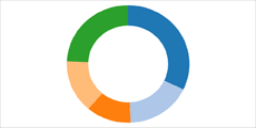
#> input picture Data/chart/no_legend/C1.png, 256 x 128 px, given as the content of the folder Data/chart/categorical1/, which was not available
$ jupyter execute Categorical.ipynb   (shell and % lines are left out)
#> lines starting #> are read from the running program, lines starting #| are printed output that depends on the picture; pictures that were not available may be replaced by others from this repository, and a replacement may not be noted
[cell 1]
import cv2
import numpy as np
from matplotlib import pyplot as plt
from sklearn.cluster import DBSCAN

[cell 2]
import os

charts_path = "Data/chart/categorical1/"
output_path = "Output/discrete/"

list_chart = [i for i in os.listdir(charts_path) if i not in ['no_legend', '.DS_Store', 'useless']]

[cell 3]
def find_most_frequent_color(img):
    data = np.reshape(img, (-1,3))
    dict_count = {}

    for i in range(data.shape[0]):
        if str(data[i,:].tolist()) not in dict_count.keys():
            dict_count[str(data[i,:].tolist())] = 1
        else:
            dict_count[str(data[i,:].tolist())] += 1

    color_str = sorted(dict_count.items(), key=lambda x:x[1], reverse=1)[0][0]
    return np.fromstring(color_str[1:-1], dtype=int, sep=',')

[cell 4]
def mask_img(img, mfc, T_bg=5, T_gray=5):

#     mask = np.ones((img.shape[0], img.shape[1]), dtype='uint8')

    for i in range(img.shape[0]):
        for j in range(img.shape[1]):
        # mask for background
            if np.max(abs(img[i,j,:]-mfc)) <= T_bg:
                img[i,j] = [255,128,128]
            # mask for gray
            elif np.max(abs(img[i,j,1:]-np.array([128, 128]))) <= T_gray:
                img[i,j] = [255,128,128]

    return img

[cell 5]
# mask_lab = generate_mask(img_lab, mfc, T_bg=5, T_gray=5)

[cell 6]
# masked_img_lab = cv2.bitwise_and(img_lab,img_lab,mask=mask_lab)

[cell 7]
def color_clustering(img, eps=5, min_samples=20):
    data = []
    for i in range(img.shape[0]):
        for j in range(img.shape[1]):
            data.append(np.concatenate((img[i,j,:], np.array([i,j]))))

    clustering = DBSCAN(eps=eps, min_samples=min_samples).fit(np.array(data))

    color_dict = {}

    # find colors of pixels in each cluster
    for p in range(max(clustering.labels_)+1):
        color_dict[p] = img.reshape(-1,3)[clustering.labels_==p]

    # find most frequent color in each cluster
    list_color = []
    for q in color_dict.values():
        mfc_ = find_most_frequent_color(q)
        # remove masked colors
        if mfc_.tolist() != [255, 128, 128]:
            list_color.append(mfc_)

    return list_color

[cell 8]
def plot_color(colors):
    color_matrices = []
    for i in colors:
        color_matrices.append(np.full((20, 20, 3), i.tolist(), dtype='uint8'))

    img = np.concatenate(color_matrices, axis=1)
    plt.imshow(cv2.cvtColor(img, cv2.COLOR_LAB2RGB))
    plt.axis('off')
    plt.show()

[cell 9]
def save_color(colors, output_path, chart_name):
    color_matrices = []
    for i in colors:
        color_matrices.append(np.full((80, 80, 3), i.tolist(), dtype='uint8'))

    img = np.concatenate(color_matrices, axis=1)
    cv2.imwrite(output_path+chart_name, cv2.cvtColor(img, cv2.COLOR_LAB2BGR))
#     plt.imshow(cv2.cvtColor(img, cv2.COLOR_LAB2RGB))
#     plt.axis('off')
#     plt.show()

[cell 10]
def get_result(charts_path, output_path, chart_name):
    img_bgr = cv2.imread(charts_path+chart_name, cv2.IMREAD_COLOR)
    img_lab = cv2.cvtColor(img_bgr, cv2.COLOR_BGR2LAB)
    mfc = find_most_frequent_color(img_lab)
    masked_img_lab = mask_img(img_lab, mfc)
    colors = color_clustering(masked_img_lab, eps=5, min_samples=10)

    save_color(colors, output_path, chart_name)

    return [list(i) for i in colors]

[cell 11]
get_result(charts_path, output_path, list_chart[0])
#> in get_result, img_bgr is the input picture: shape (128, 256, 3); mean B, G, R 229.1, 234.3, 227.2
#> in get_result, `img_lab = cv2.cvtColor(img_bgr, cv2.COLOR_BGR2LAB)`: img_lab: shape (128, 256, 3); mean of channels 0, 1, 2 235.6, 126.6, 130.1
#> after the loop in find_most_frequent_color, `for i in range(data.shape[0]):`: dict_count = 778 items
#> in find_most_frequent_color, `color_str = sorted(dict_count.items(), key=lambda x:x[1], reverse=1)[0..`: color_str = '[255, 128, 128]'
#> in get_result, `mfc = find_most_frequent_color(img_lab)`: mfc = [255, 128, 128]
#> after the loop in mask_img, `for i in range(img.shape[0]):`: img: shape (128, 256, 3); mean of channels 0, 1, 2 236.2, 126.6, 130.2
#> after the loop in color_clustering, `for i in range(img.shape[0]):`: data = 32768 items
#> after the loop in color_clustering, `for p in range(max(clustering.labels_)+1):`: color_dict = 9 items
#> the loop in color_clustering, `for q in color_dict.values():` made 9 passes
#> mfc_ on passes 1 to 9: [255, 128, 128], [148, 74, 177], [122, 125, 89], [144, 77, 168], [124, 116, 99], [255, 128, 128], [206, 145, 171], [203, 127, 109], [171, 171, 200]
#> after the loop in color_clustering, `for q in color_dict.values():`: list_color = [[148, 74, 177], [122, 125, 89], [144, 77, 168], [124, 116, 99], [206, 145, 171], [203, 127, 109], [171, 171, 200]]
#> in get_result, `colors = color_clustering(masked_img_lab, eps=5, min_samples=10)`: colors has the same summary as list_color in color_clustering
#> the loop in save_color, `for i in colors:` made 7 passes
#> after the loop in save_color, `for i in colors:`: color_matrices = 7 items
#> in save_color, `img = np.concatenate(color_matrices, axis=1)`:
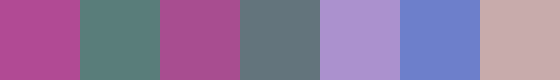
#> img: shape (80, 560, 3); mean of channels 0, 1, 2 159.7, 119.3, 144.7; drawn as B, G, R
#> in save_color, `cv2.imwrite(output_path+chart_name, cv2.cvtColor(img, cv2.COLOR_LAB2BG..`:
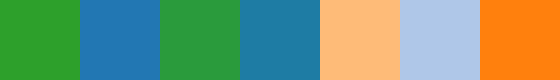
#> saved as C1.png: shape (80, 560, 3); mean B, G, R 115.9, 153.1, 119.3

[cell 12]
list_colors = []

for i in list_chart:
    c = get_result(charts_path, output_path, i)
#> the loop in color_clustering (call 2), `for q in color_dict.values():` made 9 passes
#> the loop in save_color (call 2), `for i in colors:` made 7 passes
#> c has the same summary as list_color in color_clustering
    n = i.split(".")[0][1:]

    list_colors.append({n: c})

$ run again, on Data/chart/no_legend/C26.png
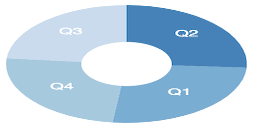
#> input picture Data/chart/no_legend/C26.png, 256 x 128 px, given as the content of the folder Data/chart/categorical1/, which was not available
#> in get_result, img_bgr is the input picture: shape (128, 256, 3); mean B, G, R 230.6, 211.6, 187.5
#> img_lab: shape (128, 256, 3); mean of channels 0, 1, 2 212.9, 125.2, 115.9
#> after the loop in find_most_frequent_color, `for i in range(data.shape[0]):`: dict_count = 675 items
#> color_str = '[255, 128, 128]'
#> mfc = [255, 128, 128]
#> after the loop in color_clustering, `for i in range(img.shape[0]):`: data = 32768 items
#> after the loop in color_clustering, `for p in range(max(clustering.labels_)+1):`: color_dict = 14 items
#> the loop in color_clustering, `for q in color_dict.values():` made 14 passes
#> mfc_ on passes 1 to 8: [255, 128, 128], [221, 126, 117], [134, 125, 94], [185, 125, 109], [121, 125, 89], [255, 128, 128], [255, 128, 128], [191, 124, 111]
#> after the loop in color_clustering, `for q in color_dict.values():`: list_color = [[221, 126, 117], [134, 125, 94], [185, 125, 109], [121, 125, 89], [191, 124, 111], [202, 121, 114], [175, 121, 104]]
#> colors has the same summary as list_color in color_clustering
#> the loop in save_color, `for i in colors:` made 7 passes
#> after the loop in save_color, `for i in colors:`: color_matrices = 7 items
#> in save_color, `img = np.concatenate(color_matrices, axis=1)`:
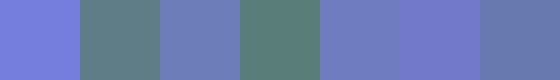
#> img: shape (80, 560, 3); mean of channels 0, 1, 2 175.6, 123.9, 105.4; drawn as B, G, R
#> in save_color, `cv2.imwrite(output_path+chart_name, cv2.cvtColor(img, cv2.COLOR_LAB2BG..`:
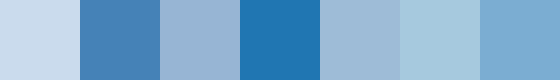
#> saved as C26.png: shape (80, 560, 3); mean B, G, R 208.1, 172.9, 128.7
#> the loop in color_clustering (call 2), `for q in color_dict.values():` made 14 passes
#> the loop in save_color (call 2), `for i in colors:` made 7 passes
#> c has the same summary as list_color in color_clustering

$ run again, on Data/chart/no_legend/C27.png
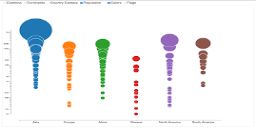
#> input picture Data/chart/no_legend/C27.png, 256 x 128 px, given as the content of the folder Data/chart/categorical1/, which was not available
#> in get_result, img_bgr is the input picture: shape (128, 256, 3); mean B, G, R 243.6, 243, 242.4
#> img_lab: shape (128, 256, 3); mean of channels 0, 1, 2 244.5, 128.6, 127.9
#> after the loop in find_most_frequent_color, `for i in range(data.shape[0]):`: dict_count = 1599 items
#> color_str = '[255, 128, 128]'
#> mfc = [255, 128, 128]
#> after the loop in color_clustering, `for i in range(img.shape[0]):`: data = 32768 items
#> after the loop in color_clustering, `for p in range(max(clustering.labels_)+1):`: color_dict = 17 items
#> the loop in color_clustering, `for q in color_dict.values():` made 17 passes
#> mfc_ on passes 1 to 8: [255, 128, 128], [122, 125, 89], [131, 163, 90], [164, 123, 103], [108, 149, 144], [144, 121, 95], [148, 74, 177], [171, 171, 200]
#> after the loop in color_clustering, `for q in color_dict.values():`: list_color = [[122, 125, 89], [131, 163, 90], [164, 123, 103], [108, 149, 144], [144, 121, 95], [148, 74, 177], [171, 171, 200], [157, 78, 171], [119, 193, 173], [137, 161, 91], [119, 193, 173], [120, 147, 142], [127, 164, 88], [163, 80, 168], [145, 73, 179], [119, 125, 87]]
#> colors has the same summary as list_color in color_clustering
#> the loop in save_color, `for i in colors:` made 16 passes
#> after the loop in save_color, `for i in colors:`: color_matrices = 16 items
#> in save_color, `img = np.concatenate(color_matrices, axis=1)`:
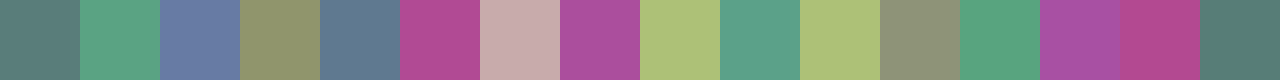
#> img: shape (80, 1280, 3); mean of channels 0, 1, 2 137.1, 133.8, 135.6; drawn as B, G, R
#> in save_color, `cv2.imwrite(output_path+chart_name, cv2.cvtColor(img, cv2.COLOR_LAB2BG..`:
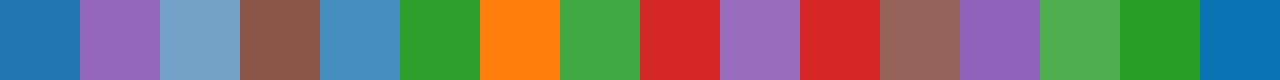
#> saved as C27.png: shape (80, 1280, 3); mean B, G, R 112.2, 118.7, 116.9
#> the loop in color_clustering (call 2), `for q in color_dict.values():` made 17 passes
#> the loop in save_color (call 2), `for i in colors:` made 16 passes
#> c has the same summary as list_color in color_clustering
